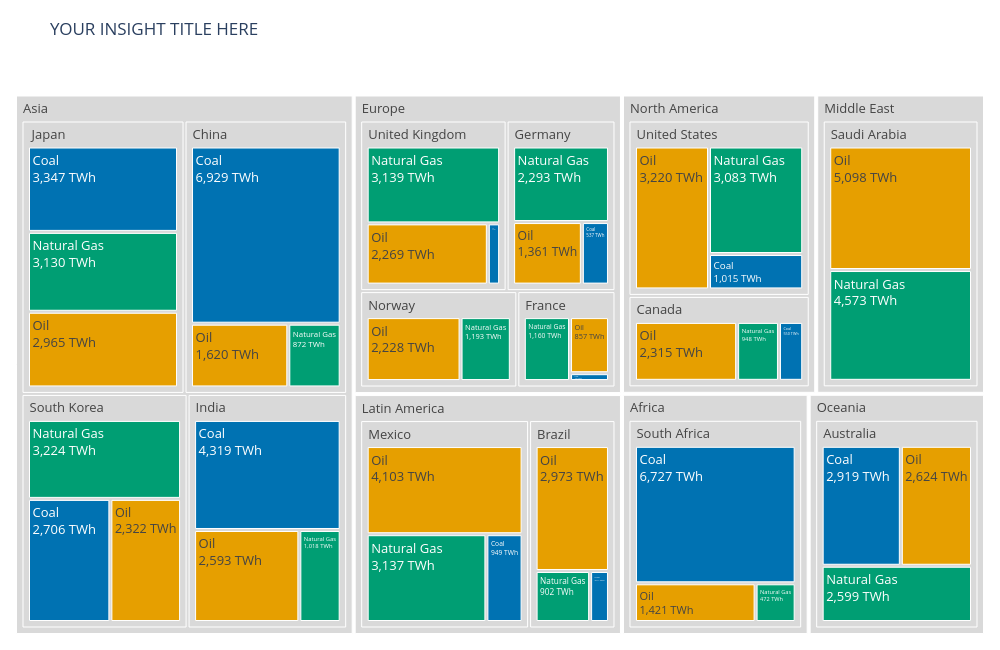

Notebook source saved alongside this figure:
### Code cell
COAL, OIL, GAS = '#0072B2', '#E69F00', '#009E73'   # colour-blind-safe

fig = px.treemap(
    df_fossil,
    path=['Region', 'Country', 'Source'],
    values='TWh',
    color='Source',
    color_discrete_map={'Coal': COAL, 'Oil': OIL, 'Natural Gas': GAS,
                        '(?)': '#D9D9D9'},   # '(?)' = parent nodes, drawn grey
)

fig.update_traces(
    texttemplate='%{label}<br>%{value:,.0f} TWh',
    hovertemplate='%{label}<br>%{value:,.0f} TWh<extra></extra>',
    textfont=dict(size=13),
)
fig.update_layout(
    title='YOUR INSIGHT TITLE HERE',
    margin=dict(t=70, l=10, r=10, b=10),
    width=1000, height=650,
)
fig.show()

### Figure 1 — Plotly figure (JSON) as saved in the notebook; plotly's stock layout.template omitted (floating-point values rounded to 4 significant figures)
{"data": [{"branchvalues": "total", "customdata": [["(?)"], ["(?)"], ["(?)"], ["(?)"], ["(?)"], ["(?)"], ["(?)"], ["(?)"], ["(?)"], ["(?)"], ["(?)"], ["(?)"], ["(?)"], ["(?)"], ["(?)"], ["(?)"], ["(?)"], ["(?)"], ["(?)"], ["(?)"], ["(?)"], ["(?)"], ["Coal"], ["Coal"], ["Coal"], ["Coal"], ["Coal"], ["Coal"], ["Coal"], ["Coal"], ["Coal"], ["Coal"], ["Coal"], ["Coal"], ["Coal"], ["Natural Gas"], ["Natural Gas"], ["Natural Gas"], ["Natural Gas"], ["Natural Gas"], ["Natural Gas"], ["Natural Gas"], ["Natural Gas"], ["Natural Gas"], ["Natural Gas"], ["Natural Gas"], ["Natural Gas"], ["Natural Gas"], ["Natural Gas"], ["Natural Gas"], ["Oil"], ["Oil"], ["Oil"], ["Oil"], ["Oil"], ["Oil"], ["Oil"], ["Oil"], ["Oil"], ["Oil"], ["Oil"], ["Oil"], ["Oil"], ["Oil"], ["Oil"]], "domain": {"x": [0, 1], "y": [0, 1]}, "hovertemplate": "%{label}<br>%{value:,.0f} TWh<extra></extra>", "ids": ["North America/United States", "Asia/China", "Europe/Germany", "Europe/France", "Europe/United Kingdom", "Asia/India", "Latin America/Brazil", "Oceania/Australia", "Asia/Japan", "Asia/South Korea", "Europe/Norway", "Middle East/Saudi Arabia", "Africa/South Africa", "North America/Canada", "Latin America/Mexico", "North America", "Asia", "Europe", "Latin America", "Oceania", "Middle East", "Africa", "North America/United States/Coal", "Asia/China/Coal", "Europe/Germany/Coal", "Europe/France/Coal", "Europe/United Kingdom/Coal", "Asia/India/Coal", "Latin America/Brazil/Coal", "Oceania/Australia/Coal", "Asia/Japan/Coal", "Asia/South Korea/Coal", "Africa/South Africa/Coal", "North America/Canada/Coal", "Latin America/Mexico/Coal", "North America/United States/Natural Gas", "Asia/China/Natural Gas", "Europe/Germany/Natural Gas", "Europe/France/Natural Gas", "Europe/United Kingdom/Natural Gas", "Asia/India/Natural Gas", "Latin America/Brazil/Natural Gas", "Oceania/Australia/Natural Gas", "Asia/Japan/Natural Gas", "Asia/South Korea/Natural Gas", "Europe/Norway/Natural Gas", "Middle East/Saudi Arabia/Natural Gas", "Africa/South Africa/Natural Gas", "North America/Canada/Natural Gas", "Latin America/Mexico/Natural Gas", "North America/United States/Oil", "Asia/China/Oil", "Europe/Germany/Oil", "Europe/France/Oil", "Europe/United Kingdom/Oil", "Asia/India/Oil", "Latin America/Brazil/Oil", "Oceania/Australia/Oil", "Asia/Japan/Oil", "Asia/South Korea/Oil", "Europe/Norway/Oil", "Middle East/Saudi Arabia/Oil", "Africa/South Africa/Oil", "North America/Canada/Oil", "Latin America/Mexico/Oil"], "labels": ["United States", "China", "Germany", "France", "United Kingdom", "India", "Brazil", "Australia", "Japan", "South Korea", "Norway", "Saudi Arabia", "South Africa", "Canada", "Mexico", "North America", "Asia", "Europe", "Latin America", "Oceania", "Middle East", "Africa", "Coal", "Coal", "Coal", "Coal", "Coal", "Coal", "Coal", "Coal", "Coal", "Coal", "Coal", "Coal", "Coal", "Natural Gas", "Natural Gas", "Natural Gas", "Natural Gas", "Natural Gas", "Natural Gas", "Natural Gas", "Natural Gas", "Natural Gas", "Natural Gas", "Natural Gas", "Natural Gas", "Natural Gas", "Natural Gas", "Natural Gas", "Oil", "Oil", "Oil", "Oil", "Oil", "Oil", "Oil", "Oil", "Oil", "Oil", "Oil", "Oil", "Oil", "Oil", "Oil"], "marker": {"colors": ["#D9D9D9", "#D9D9D9", "#D9D9D9", "#D9D9D9", "#D9D9D9", "#D9D9D9", "#D9D9D9", "#D9D9D9", "#D9D9D9", "#D9D9D9", "#D9D9D9", "#D9D9D9", "#D9D9D9", "#D9D9D9", "#D9D9D9", "#D9D9D9", "#D9D9D9", "#D9D9D9", "#D9D9D9", "#D9D9D9", "#D9D9D9", "#D9D9D9", "#0072B2", "#0072B2", "#0072B2", "#0072B2", "#0072B2", "#0072B2", "#0072B2", "#0072B2", "#0072B2", "#0072B2", "#0072B2", "#0072B2", "#0072B2", "#009E73", "#009E73", "#009E73", "#009E73", "#009E73", "#009E73", "#009E73", "#009E73", "#009E73", "#009E73", "#009E73", "#009E73", "#009E73", "#009E73", "#009E73", "#E69F00", "#E69F00", "#E69F00", "#E69F00", "#E69F00", "#E69F00", "#E69F00", "#E69F00", "#E69F00", "#E69F00", "#E69F00", "#E69F00", "#E69F00", "#E69F00", "#E69F00"]}, "name": "", "parents": ["North America", "Asia", "Europe", "Europe", "Europe", "Asia", "Latin America", "Oceania", "Asia", "Asia", "Europe", "Middle East", "Africa", "North America", "Latin America", "", "", "", "", "", "", "", "North America/United States", "Asia/China", "Europe/Germany", "Europe/France", "Europe/United Kingdom", "Asia/India", "Latin America/Brazil", "Oceania/Australia", "Asia/Japan", "Asia/South Korea", "Africa/South Africa", "North America/Canada", "Latin America/Mexico", "North America/United States", "Asia/China", "Europe/Germany", "Europe/France", "Europe/United Kingdom", "Asia/India", "Latin America/Brazil", "Oceania/Australia", "Asia/Japan", "Asia/South Korea", "Europe/Norway", "Middle East/Saudi Arabia", "Africa/South Africa", "North America/Canada", "Latin America/Mexico", "North America/United States", "Asia/China", "Europe/Germany", "Europe/France", "Europe/United Kingdom", "Asia/India", "Latin America/Brazil", "Oceania/Australia", "Asia/Japan", "Asia/South Korea", "Europe/Norway", "Middle East/Saudi Arabia", "Africa/South Africa", "North America/Canada", "Latin America/Mexico"], "textfont": {"size": 13}, "texttemplate": "%{label}<br>%{value:,.0f} TWh", "type": "treemap", "values": [7318.0, 9421.0, 4191.0, 2137.0, 5638.0, 7930.0, 4187.0, 8142.0, 9442.0, 8252.0, 3421.0, 9671.0, 8620.0, 3813.0, 8189.0, 11130.0, 35050.0, 15390.0, 12380.0, 8142.0, 9671.0, 8620.0, 1015.0, 6929.0, 537.0, 120.0, 230.0, 4319.0, 312.0, 2919.0, 3347.0, 2706.0, 6727.0, 550.0, 949.0, 3083.0, 872.0, 2293.0, 1160.0, 3139.0, 1018.0, 902.0, 2599.0, 3130.0, 3224.0, 1193.0, 4573.0, 472.0, 948.0, 3137.0, 3220.0, 1620.0, 1361.0, 857.0, 2269.0, 2593.0, 2973.0, 2624.0, 2965.0, 2322.0, 2228.0, 5098.0, 1421.0, 2315.0, 4103.0]}], "layout": {"height": 650, "legend": {"tracegroupgap": 0}, "margin": {"b": 10, "l": 10, "r": 10, "t": 70}, "title": {"text": "YOUR INSIGHT TITLE HERE"}, "width": 1000}}
